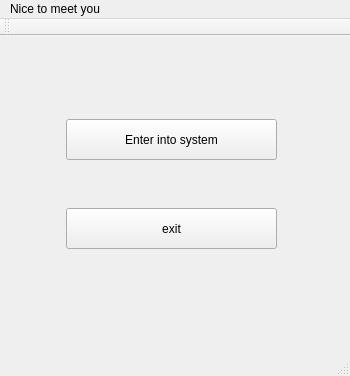
<?xml version="1.0" encoding="UTF-8"?>
<ui version="4.0">
 <class>MainWindow</class>
 <widget class="QMainWindow" name="MainWindow">
  <property name="geometry">
   <rect>
    <x>0</x>
    <y>0</y>
    <width>350</width>
    <height>376</height>
   </rect>
  </property>
  <property name="minimumSize">
   <size>
    <width>350</width>
    <height>350</height>
   </size>
  </property>
  <property name="maximumSize">
   <size>
    <width>400</width>
    <height>400</height>
   </size>
  </property>
  <property name="windowTitle">
   <string>MainWindow</string>
  </property>
  <widget class="QWidget" name="centralWidget">
   <widget class="QPushButton" name="pushButton_2">
    <property name="geometry">
     <rect>
      <x>66</x>
      <y>83</y>
      <width>211</width>
      <height>41</height>
     </rect>
    </property>
    <property name="text">
     <string>Enter into system</string>
    </property>
   </widget>
   <widget class="QPushButton" name="pushButton">
    <property name="geometry">
     <rect>
      <x>66</x>
      <y>172</y>
      <width>211</width>
      <height>41</height>
     </rect>
    </property>
    <property name="text">
     <string>exit</string>
    </property>
   </widget>
  </widget>
  <widget class="QMenuBar" name="menuBar">
   <property name="geometry">
    <rect>
     <x>0</x>
     <y>0</y>
     <width>350</width>
     <height>25</height>
    </rect>
   </property>
   <widget class="QMenu" name="menuNice_to_meet_you">
    <property name="title">
     <string>Nice to meet you</string>
    </property>
   </widget>
   <addaction name="menuNice_to_meet_you"/>
  </widget>
  <widget class="QToolBar" name="mainToolBar">
   <property name="maximumSize">
    <size>
     <width>400</width>
     <height>400</height>
    </size>
   </property>
   <attribute name="toolBarArea">
    <enum>TopToolBarArea</enum>
   </attribute>
   <attribute name="toolBarBreak">
    <bool>false</bool>
   </attribute>
  </widget>
  <widget class="QStatusBar" name="statusBar"/>
 </widget>
 <layoutdefault spacing="6" margin="11"/>
 <resources/>
 <connections/>
</ui>
